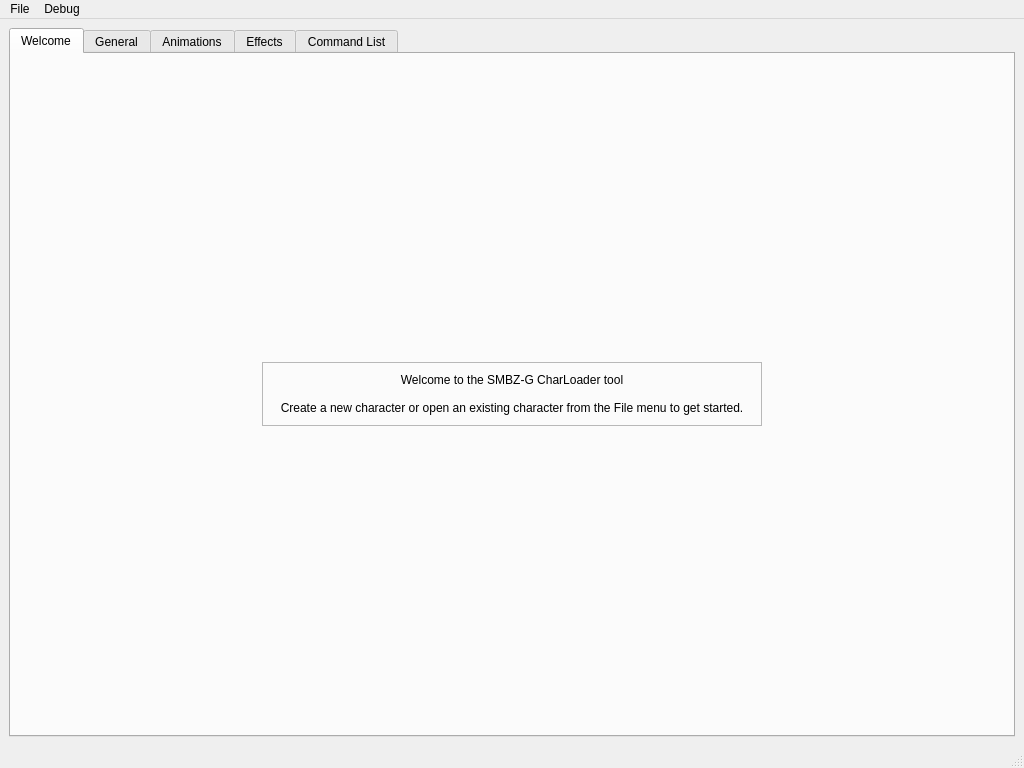
<?xml version="1.0" encoding="UTF-8"?>
<ui version="4.0">
 <class>MainWindow</class>
 <widget class="QMainWindow" name="MainWindow">
  <property name="geometry">
   <rect>
    <x>0</x>
    <y>0</y>
    <width>1024</width>
    <height>768</height>
   </rect>
  </property>
  <property name="windowTitle">
   <string>SMBZ-G CharLoader tool</string>
  </property>
  <widget class="QWidget" name="centralwidget">
   <layout class="QVBoxLayout" name="verticalLayout_12">
    <item>
     <widget class="QTabWidget" name="tabWidget">
      <property name="currentIndex">
       <number>0</number>
      </property>
      <widget class="QWidget" name="tab_welcome">
       <attribute name="title">
        <string>Welcome</string>
       </attribute>
       <layout class="QVBoxLayout" name="verticalLayout_13">
        <item alignment="Qt::AlignHCenter">
         <widget class="QLabel" name="lbl_welcome">
          <property name="sizePolicy">
           <sizepolicy hsizetype="Fixed" vsizetype="Fixed">
            <horstretch>0</horstretch>
            <verstretch>0</verstretch>
           </sizepolicy>
          </property>
          <property name="minimumSize">
           <size>
            <width>500</width>
            <height>64</height>
           </size>
          </property>
          <property name="frameShape">
           <enum>QFrame::StyledPanel</enum>
          </property>
          <property name="text">
           <string>Welcome to the SMBZ-G CharLoader tool

Create a new character or open an existing character from the File menu to get started.</string>
          </property>
          <property name="scaledContents">
           <bool>false</bool>
          </property>
          <property name="alignment">
           <set>Qt::AlignCenter</set>
          </property>
         </widget>
        </item>
       </layout>
      </widget>
      <widget class="QWidget" name="tab_general">
       <attribute name="title">
        <string>General</string>
       </attribute>
       <layout class="QVBoxLayout" name="verticalLayout_2">
        <item>
         <layout class="QVBoxLayout" name="layout_tabGeneral" stretch="0,0,0,0">
          <property name="leftMargin">
           <number>0</number>
          </property>
          <property name="rightMargin">
           <number>0</number>
          </property>
          <item>
           <layout class="QHBoxLayout" name="layout_portraits">
            <property name="sizeConstraint">
             <enum>QLayout::SetDefaultConstraint</enum>
            </property>
            <item>
             <widget class="PortraitLabel" name="lbl_portrait">
              <property name="sizePolicy">
               <sizepolicy hsizetype="Maximum" vsizetype="Maximum">
                <horstretch>0</horstretch>
                <verstretch>0</verstretch>
               </sizepolicy>
              </property>
              <property name="toolTip">
               <string>portrait.png (Click to refresh)</string>
              </property>
              <property name="text">
               <string/>
              </property>
              <property name="pixmap">
               <pixmap resource="resource.qrc">:/prefix/default_portrait.png</pixmap>
              </property>
              <property name="scaledContents">
               <bool>false</bool>
              </property>
              <property name="alignment">
               <set>Qt::AlignCenter</set>
              </property>
             </widget>
            </item>
            <item>
             <widget class="PortraitLabel" name="lbl_battlePortrait">
              <property name="sizePolicy">
               <sizepolicy hsizetype="Maximum" vsizetype="Maximum">
                <horstretch>0</horstretch>
                <verstretch>0</verstretch>
               </sizepolicy>
              </property>
              <property name="toolTip">
               <string>battleportrait.png (Click to refresh)</string>
              </property>
              <property name="text">
               <string/>
              </property>
              <property name="pixmap">
               <pixmap resource="resource.qrc">:/prefix/default_portrait.png</pixmap>
              </property>
              <property name="scaledContents">
               <bool>false</bool>
              </property>
              <property name="alignment">
               <set>Qt::AlignCenter</set>
              </property>
             </widget>
            </item>
           </layout>
          </item>
          <item>
           <widget class="QLineEdit" name="lineEdit_displayName">
            <property name="sizePolicy">
             <sizepolicy hsizetype="Expanding" vsizetype="Fixed">
              <horstretch>0</horstretch>
              <verstretch>0</verstretch>
             </sizepolicy>
            </property>
            <property name="minimumSize">
             <size>
              <width>256</width>
              <height>0</height>
             </size>
            </property>
            <property name="placeholderText">
             <string>Display name</string>
            </property>
           </widget>
          </item>
          <item>
           <widget class="QGroupBox" name="groupbox_os">
            <property name="title">
             <string>Offsets and scales</string>
            </property>
            <layout class="QHBoxLayout" name="horizontalLayout_6">
             <item>
              <layout class="QHBoxLayout" name="horizontalLayout_5">
               <item>
                <widget class="QGroupBox" name="groupbox_os_charselect">
                 <property name="title">
                  <string>Character select</string>
                 </property>
                 <layout class="QVBoxLayout" name="verticalLayout_6">
                  <item>
                   <layout class="QVBoxLayout" name="verticalLayout_3">
                    <property name="sizeConstraint">
                     <enum>QLayout::SetDefaultConstraint</enum>
                    </property>
                    <item>
                     <widget class="QLabel" name="label">
                      <property name="sizePolicy">
                       <sizepolicy hsizetype="Preferred" vsizetype="Fixed">
                        <horstretch>0</horstretch>
                        <verstretch>0</verstretch>
                       </sizepolicy>
                      </property>
                      <property name="text">
                       <string>Offset X / Y</string>
                      </property>
                     </widget>
                    </item>
                    <item>
                     <layout class="QHBoxLayout" name="horizontalLayout_11">
                      <item>
                       <widget class="QDoubleSpinBox" name="spinbox_offsetX_charselect">
                        <property name="sizePolicy">
                         <sizepolicy hsizetype="Minimum" vsizetype="Fixed">
                          <horstretch>0</horstretch>
                          <verstretch>0</verstretch>
                         </sizepolicy>
                        </property>
                        <property name="decimals">
                         <number>3</number>
                        </property>
                        <property name="minimum">
                         <double>-1000.000000000000000</double>
                        </property>
                        <property name="maximum">
                         <double>1000.000000000000000</double>
                        </property>
                        <property name="singleStep">
                         <double>0.100000000000000</double>
                        </property>
                       </widget>
                      </item>
                      <item>
                       <widget class="QDoubleSpinBox" name="spinbox_offsetY_charselect">
                        <property name="decimals">
                         <number>3</number>
                        </property>
                        <property name="minimum">
                         <double>-1000.000000000000000</double>
                        </property>
                        <property name="maximum">
                         <double>1000.000000000000000</double>
                        </property>
                        <property name="singleStep">
                         <double>0.100000000000000</double>
                        </property>
                       </widget>
                      </item>
                     </layout>
                    </item>
                    <item>
                     <widget class="QLabel" name="label_2">
                      <property name="sizePolicy">
                       <sizepolicy hsizetype="Preferred" vsizetype="Fixed">
                        <horstretch>0</horstretch>
                        <verstretch>0</verstretch>
                       </sizepolicy>
                      </property>
                      <property name="text">
                       <string>Scale</string>
                      </property>
                     </widget>
                    </item>
                    <item>
                     <widget class="QDoubleSpinBox" name="spinbox_scale_charselect">
                      <property name="decimals">
                       <number>3</number>
                      </property>
                      <property name="singleStep">
                       <double>0.100000000000000</double>
                      </property>
                      <property name="value">
                       <double>1.000000000000000</double>
                      </property>
                     </widget>
                    </item>
                   </layout>
                  </item>
                 </layout>
                </widget>
               </item>
               <item>
                <widget class="QGroupBox" name="groupbox_os_charselect_2">
                 <property name="title">
                  <string>Results screen</string>
                 </property>
                 <layout class="QVBoxLayout" name="verticalLayout_4">
                  <item>
                   <layout class="QVBoxLayout" name="verticalLayout_7">
                    <item>
                     <widget class="QLabel" name="label_4">
                      <property name="sizePolicy">
                       <sizepolicy hsizetype="Preferred" vsizetype="Fixed">
                        <horstretch>0</horstretch>
                        <verstretch>0</verstretch>
                       </sizepolicy>
                      </property>
                      <property name="text">
                       <string>Offset X / Y</string>
                      </property>
                     </widget>
                    </item>
                    <item>
                     <layout class="QHBoxLayout" name="horizontalLayout_12">
                      <item>
                       <widget class="QDoubleSpinBox" name="spinbox_offsetX_results">
                        <property name="sizePolicy">
                         <sizepolicy hsizetype="Minimum" vsizetype="Fixed">
                          <horstretch>0</horstretch>
                          <verstretch>0</verstretch>
                         </sizepolicy>
                        </property>
                        <property name="decimals">
                         <number>3</number>
                        </property>
                        <property name="minimum">
                         <double>-1000.000000000000000</double>
                        </property>
                        <property name="maximum">
                         <double>1000.000000000000000</double>
                        </property>
                        <property name="singleStep">
                         <double>0.100000000000000</double>
                        </property>
                       </widget>
                      </item>
                      <item>
                       <widget class="QDoubleSpinBox" name="spinbox_offsetY_results">
                        <property name="decimals">
                         <number>3</number>
                        </property>
                        <property name="minimum">
                         <double>-1000.000000000000000</double>
                        </property>
                        <property name="maximum">
                         <double>1000.000000000000000</double>
                        </property>
                        <property name="singleStep">
                         <double>0.100000000000000</double>
                        </property>
                       </widget>
                      </item>
                     </layout>
                    </item>
                    <item>
                     <widget class="QLabel" name="label_3">
                      <property name="sizePolicy">
                       <sizepolicy hsizetype="Preferred" vsizetype="Fixed">
                        <horstretch>0</horstretch>
                        <verstretch>0</verstretch>
                       </sizepolicy>
                      </property>
                      <property name="text">
                       <string>Scale</string>
                      </property>
                     </widget>
                    </item>
                    <item>
                     <widget class="QDoubleSpinBox" name="spinbox_scale_results">
                      <property name="sizePolicy">
                       <sizepolicy hsizetype="Minimum" vsizetype="Fixed">
                        <horstretch>0</horstretch>
                        <verstretch>0</verstretch>
                       </sizepolicy>
                      </property>
                      <property name="decimals">
                       <number>3</number>
                      </property>
                      <property name="singleStep">
                       <double>0.100000000000000</double>
                      </property>
                      <property name="value">
                       <double>1.000000000000000</double>
                      </property>
                     </widget>
                    </item>
                   </layout>
                  </item>
                 </layout>
                </widget>
               </item>
               <item>
                <widget class="QGroupBox" name="groupbox_os_charselect_3">
                 <property name="title">
                  <string>Ingame</string>
                 </property>
                 <layout class="QVBoxLayout" name="verticalLayout_5">
                  <item>
                   <layout class="QVBoxLayout" name="verticalLayout_8">
                    <item>
                     <widget class="QLabel" name="label_6">
                      <property name="sizePolicy">
                       <sizepolicy hsizetype="Preferred" vsizetype="Fixed">
                        <horstretch>0</horstretch>
                        <verstretch>0</verstretch>
                       </sizepolicy>
                      </property>
                      <property name="text">
                       <string>Offset X / Y</string>
                      </property>
                     </widget>
                    </item>
                    <item>
                     <layout class="QHBoxLayout" name="horizontalLayout_13">
                      <item>
                       <widget class="QDoubleSpinBox" name="spinbox_offsetX_ingame">
                        <property name="sizePolicy">
                         <sizepolicy hsizetype="Minimum" vsizetype="Fixed">
                          <horstretch>0</horstretch>
                          <verstretch>0</verstretch>
                         </sizepolicy>
                        </property>
                        <property name="decimals">
                         <number>3</number>
                        </property>
                        <property name="minimum">
                         <double>-1000.000000000000000</double>
                        </property>
                        <property name="maximum">
                         <double>1000.000000000000000</double>
                        </property>
                        <property name="singleStep">
                         <double>0.100000000000000</double>
                        </property>
                       </widget>
                      </item>
                      <item>
                       <widget class="QDoubleSpinBox" name="spinbox_offsetY_ingame">
                        <property name="decimals">
                         <number>3</number>
                        </property>
                        <property name="minimum">
                         <double>-1000.000000000000000</double>
                        </property>
                        <property name="maximum">
                         <double>1000.000000000000000</double>
                        </property>
                        <property name="singleStep">
                         <double>0.100000000000000</double>
                        </property>
                       </widget>
                      </item>
                     </layout>
                    </item>
                    <item>
                     <widget class="QLabel" name="label_5">
                      <property name="sizePolicy">
                       <sizepolicy hsizetype="Preferred" vsizetype="Fixed">
                        <horstretch>0</horstretch>
                        <verstretch>0</verstretch>
                       </sizepolicy>
                      </property>
                      <property name="text">
                       <string>Scale</string>
                      </property>
                     </widget>
                    </item>
                    <item>
                     <widget class="QDoubleSpinBox" name="spinbox_scale_ingame">
                      <property name="sizePolicy">
                       <sizepolicy hsizetype="Minimum" vsizetype="Fixed">
                        <horstretch>0</horstretch>
                        <verstretch>0</verstretch>
                       </sizepolicy>
                      </property>
                      <property name="decimals">
                       <number>3</number>
                      </property>
                      <property name="singleStep">
                       <double>0.100000000000000</double>
                      </property>
                      <property name="value">
                       <double>1.000000000000000</double>
                      </property>
                     </widget>
                    </item>
                   </layout>
                  </item>
                 </layout>
                </widget>
               </item>
              </layout>
             </item>
            </layout>
           </widget>
          </item>
          <item>
           <widget class="QGroupBox" name="groupbox_colors">
            <property name="title">
             <string>Movement Rush trail colors</string>
            </property>
            <layout class="QHBoxLayout" name="horizontalLayout_8">
             <item>
              <layout class="QHBoxLayout" name="horizontalLayout_7">
               <item>
                <widget class="QGroupBox" name="groupBox">
                 <property name="sizePolicy">
                  <sizepolicy hsizetype="Fixed" vsizetype="Fixed">
                   <horstretch>0</horstretch>
                   <verstretch>0</verstretch>
                  </sizepolicy>
                 </property>
                 <property name="title">
                  <string>Primary</string>
                 </property>
                 <layout class="QHBoxLayout" name="horizontalLayout_9">
                  <item>
                   <widget class="ColorGraphicsView" name="view_primaryColor"/>
                  </item>
                 </layout>
                </widget>
               </item>
               <item>
                <widget class="QGroupBox" name="groupBox_2">
                 <property name="sizePolicy">
                  <sizepolicy hsizetype="Fixed" vsizetype="Fixed">
                   <horstretch>0</horstretch>
                   <verstretch>0</verstretch>
                  </sizepolicy>
                 </property>
                 <property name="title">
                  <string>Secondary</string>
                 </property>
                 <layout class="QHBoxLayout" name="horizontalLayout_10">
                  <item>
                   <widget class="ColorGraphicsView" name="view_secondaryColor">
                    <property name="sizePolicy">
                     <sizepolicy hsizetype="Fixed" vsizetype="Fixed">
                      <horstretch>0</horstretch>
                      <verstretch>0</verstretch>
                     </sizepolicy>
                    </property>
                   </widget>
                  </item>
                 </layout>
                </widget>
               </item>
              </layout>
             </item>
            </layout>
           </widget>
          </item>
         </layout>
        </item>
       </layout>
      </widget>
      <widget class="QWidget" name="tab_anims">
       <attribute name="title">
        <string>Animations</string>
       </attribute>
       <layout class="QHBoxLayout" name="horizontalLayout_2">
        <item>
         <layout class="QHBoxLayout" name="horizontalLayout">
          <item>
           <layout class="QVBoxLayout" name="verticalLayout">
            <item>
             <widget class="QTreeWidget" name="animationsTree">
              <property name="columnCount">
               <number>1</number>
              </property>
              <column>
               <property name="text">
                <string>Animations</string>
               </property>
              </column>
             </widget>
            </item>
            <item>
             <widget class="QTabWidget" name="actionTabs">
              <property name="currentIndex">
               <number>0</number>
              </property>
              <widget class="QWidget" name="tab">
               <attribute name="title">
                <string>Page</string>
               </attribute>
              </widget>
             </widget>
            </item>
           </layout>
          </item>
          <item>
           <layout class="QVBoxLayout" name="verticalLayout_10">
            <item>
             <widget class="AnimatorGraphicsView" name="characterView"/>
            </item>
            <item>
             <layout class="QHBoxLayout" name="horizontalLayout_4">
              <item alignment="Qt::AlignLeft">
               <widget class="QPushButton" name="btn_reloadSheetCharacter">
                <property name="sizePolicy">
                 <sizepolicy hsizetype="Preferred" vsizetype="Fixed">
                  <horstretch>0</horstretch>
                  <verstretch>0</verstretch>
                 </sizepolicy>
                </property>
                <property name="minimumSize">
                 <size>
                  <width>106</width>
                  <height>0</height>
                 </size>
                </property>
                <property name="text">
                 <string>Reload sheet.png</string>
                </property>
               </widget>
              </item>
              <item alignment="Qt::AlignRight">
               <widget class="QPushButton" name="btn_stopCharacter">
                <property name="sizePolicy">
                 <sizepolicy hsizetype="Fixed" vsizetype="Fixed">
                  <horstretch>0</horstretch>
                  <verstretch>0</verstretch>
                 </sizepolicy>
                </property>
                <property name="minimumSize">
                 <size>
                  <width>75</width>
                  <height>0</height>
                 </size>
                </property>
                <property name="text">
                 <string>Stop</string>
                </property>
               </widget>
              </item>
              <item alignment="Qt::AlignLeft">
               <widget class="QPushButton" name="btn_playCharacter">
                <property name="sizePolicy">
                 <sizepolicy hsizetype="Minimum" vsizetype="Fixed">
                  <horstretch>0</horstretch>
                  <verstretch>0</verstretch>
                 </sizepolicy>
                </property>
                <property name="minimumSize">
                 <size>
                  <width>75</width>
                  <height>0</height>
                 </size>
                </property>
                <property name="text">
                 <string>Play</string>
                </property>
               </widget>
              </item>
              <item alignment="Qt::AlignRight">
               <widget class="QComboBox" name="comboBox_backgroundCharacter">
                <property name="sizePolicy">
                 <sizepolicy hsizetype="Preferred" vsizetype="Fixed">
                  <horstretch>0</horstretch>
                  <verstretch>0</verstretch>
                 </sizepolicy>
                </property>
                <property name="minimumSize">
                 <size>
                  <width>106</width>
                  <height>0</height>
                 </size>
                </property>
                <item>
                 <property name="text">
                  <string>No background</string>
                 </property>
                </item>
               </widget>
              </item>
             </layout>
            </item>
           </layout>
          </item>
         </layout>
        </item>
       </layout>
      </widget>
      <widget class="QWidget" name="tab_effects">
       <attribute name="title">
        <string>Effects</string>
       </attribute>
      </widget>
      <widget class="QWidget" name="tab_cmdlist">
       <attribute name="title">
        <string>Command List</string>
       </attribute>
       <layout class="QVBoxLayout" name="verticalLayout_9">
        <item>
         <widget class="QScrollArea" name="cmdlist_scrollArea">
          <property name="widgetResizable">
           <bool>true</bool>
          </property>
          <widget class="QWidget" name="cmdlist_scrollContents">
           <property name="geometry">
            <rect>
             <x>0</x>
             <y>0</y>
             <width>980</width>
             <height>18</height>
            </rect>
           </property>
           <property name="sizePolicy">
            <sizepolicy hsizetype="Preferred" vsizetype="Fixed">
             <horstretch>0</horstretch>
             <verstretch>0</verstretch>
            </sizepolicy>
           </property>
           <layout class="QVBoxLayout" name="verticalLayout_11"/>
          </widget>
         </widget>
        </item>
        <item>
         <widget class="QPushButton" name="btn_addCmd">
          <property name="sizePolicy">
           <sizepolicy hsizetype="Preferred" vsizetype="Fixed">
            <horstretch>0</horstretch>
            <verstretch>0</verstretch>
           </sizepolicy>
          </property>
          <property name="layoutDirection">
           <enum>Qt::LeftToRight</enum>
          </property>
          <property name="text">
           <string>Add...</string>
          </property>
         </widget>
        </item>
       </layout>
      </widget>
     </widget>
    </item>
   </layout>
  </widget>
  <widget class="QMenuBar" name="menubar">
   <property name="geometry">
    <rect>
     <x>0</x>
     <y>0</y>
     <width>1024</width>
     <height>21</height>
    </rect>
   </property>
   <widget class="QMenu" name="menuFile">
    <property name="title">
     <string>File</string>
    </property>
    <addaction name="actionNew"/>
    <addaction name="actionOpen"/>
    <addaction name="actionSave"/>
    <addaction name="actionSaveAs"/>
    <addaction name="separator"/>
    <addaction name="actionQuit"/>
   </widget>
   <widget class="QMenu" name="menuDebug">
    <property name="title">
     <string>Debug</string>
    </property>
    <addaction name="actionPrintJson"/>
   </widget>
   <addaction name="menuFile"/>
   <addaction name="menuDebug"/>
  </widget>
  <widget class="QStatusBar" name="statusbar"/>
  <action name="actionNew">
   <property name="text">
    <string>New</string>
   </property>
  </action>
  <action name="actionOpen">
   <property name="text">
    <string>Open</string>
   </property>
  </action>
  <action name="actionSave">
   <property name="enabled">
    <bool>false</bool>
   </property>
   <property name="text">
    <string>Save</string>
   </property>
  </action>
  <action name="actionQuit">
   <property name="text">
    <string>Quit</string>
   </property>
  </action>
  <action name="actionSaveAs">
   <property name="enabled">
    <bool>false</bool>
   </property>
   <property name="text">
    <string>Save as</string>
   </property>
  </action>
  <action name="actionPrintJson">
   <property name="text">
    <string>Print json to console</string>
   </property>
  </action>
 </widget>
 <customwidgets>
  <customwidget>
   <class>PortraitLabel</class>
   <extends>QLabel</extends>
   <header>portraitlabel</header>
  </customwidget>
  <customwidget>
   <class>ColorGraphicsView</class>
   <extends>QGraphicsView</extends>
   <header>colorgraphicsview</header>
  </customwidget>
  <customwidget>
   <class>AnimatorGraphicsView</class>
   <extends>QGraphicsView</extends>
   <header>animatorgraphicsview</header>
  </customwidget>
 </customwidgets>
 <resources>
  <include location="resource.qrc"/>
 </resources>
 <connections/>
 <slots>
  <slot>slot1()</slot>
 </slots>
</ui>
